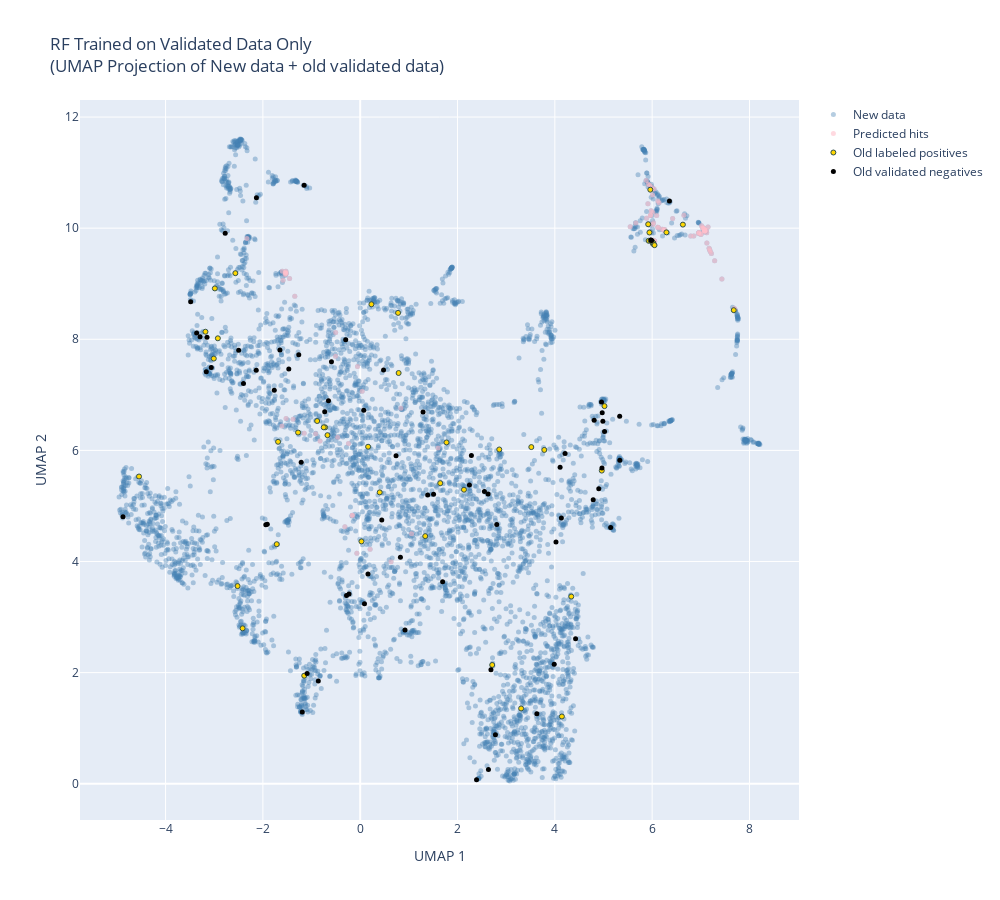

Write notebook code for a chart like this one.
### Code cell
### Separating the different groups into separate dataframes for plotting different colors

# extracting the new data from the combined df
c_new_data = combined_data_2d[~combined_data_2d['Predictions'].isna()] # only the new data has predictions on them

# extracting the new data from the combined df (predicted true)  ### Only get the top 50, >0.778083 proba
c_new_data_positives = combined_data_2d[combined_data_2d['Probabilities'] > 0.718888] 

# extracting the old data from the combined df (positives)
c_old_positives = combined_data_2d[combined_data_2d['Hit']==True]

# extracting the old data from the combined df (validated negatives)
c_old_negatives = combined_data_2d[combined_data_2d['Hit']==False]

# Plot with Plotly
fig = go.Figure()

# Add the dots for all of the new data
fig.add_trace(go.Scatter(
    x=c_new_data[0],
    y=c_new_data[1],
    mode='markers',
    marker=dict(color='steelblue', size=5, opacity=0.4),
    name='New data',
    text=c_new_data.index.values
))

# Add the dots for new data predicted to be positive
fig.add_trace(go.Scatter(
    x=c_new_data_positives[0],
    y=c_new_data_positives[1],
    mode='markers',
    marker=dict(color='pink', size=5, opacity=0.6),
    name='Predicted hits',
    text=c_new_data_positives.index.values
))


# Add the old validated positives
fig.add_trace(go.Scatter(
    x=c_old_positives[0],
    y=c_old_positives[1],
    mode='markers',
    marker=dict(color='gold', size=5, line=dict(width=1,
                                        color='DarkSlateGrey')),
    name='Old labeled positives',
    text=c_old_positives.index.values
))

# Add the old validated negatives negatives
fig.add_trace(go.Scatter(
    x=c_old_negatives[0],
    y=c_old_negatives[1],
    mode='markers',
    marker=dict(color='black', size=5),
    name='Old validated negatives',
    text=c_old_negatives.index.values
))


fig.update_layout(
    title='RF Trained on Validated Data Only<br>(UMAP Projection of New data + old validated data)<br>',
    xaxis_title='UMAP 1',
    yaxis_title='UMAP 2',
    showlegend=True,
    width=1000,
    height=900
)

fig.show()

### Figure 1 — Plotly figure (JSON) as saved in the notebook; plotly's stock layout.template omitted (floating-point values rounded to 4 significant figures; data arrays with more than 128 entries replaced by an {"elided": "..."} marker saying what was removed)
{"data": [{"marker": {"color": "steelblue", "opacity": 0.4, "size": 5}, "mode": "markers", "name": "New data", "text": {"elided": "5041 str values"}, "type": "scatter", "x": {"elided": "5041 float values"}, "y": {"elided": "5041 float values"}}, {"marker": {"color": "pink", "opacity": 0.6, "size": 5}, "mode": "markers", "name": "Predicted hits", "text": ["Caudatin", "Corosolic acid", "Prosapogenin A", "Arenobufagin", "Prednisone acetate", "12-O-Methylcarnosic acid", "β-Boswellic acid", "Imperialine 3-β-D-glucoside", "Microhelenin C", "Mogroside I E1", "Ethyl 2-amino-4-methyl-5-[(3-nitrophenyl)carbamoyl]thiophene-3-carboxylate", "Hydrocortisone Valerate", "O4I2", "Momordin Ic", "20(R)-Ginsenoside Rh2", "Protopanaxatriol", "CaCCinh-A01", "Fluorometholone Acetate", "Hydroxyprogesterone caproate", "Naloxone HCl Dihydrate", "Omaveloxolone", "Ganoderic acid D", "Ginsenoside Rh4", "Ginsenoside Rk3", "Rosmanol", "SJ000291942", "Treprostinil", "ERK5-IN-2", "YK11", "VU0810464", "Alisol A", "14-Deoxy-11,12-didehydroandrographolide", "11-Keto-beta-boswellic acid", "Pachymic acid", "GW-870086", "MID-1", "Beclometasone", "SYP-5", "Ilexgenin A", "Brevilin A", "Methylnaltrexone bromide", "Mogrol", "Cucurbitacin E", "Cucurbitacin I", "CDDO-dhTFEA", "Strophanthidin", "Tormentic acid", "Cimiracemoside C", "Soyasapogenol B", "Testosterone acetate", "Decursinol angelate", "Nimbolide", "Epoxyazadiradione", "3-Acetyl-beta-boswellic acid", "Pseudobufarenogin", "Ergolide", "Mitraphylline", "Gypsogenin", "Vamorolone", "Bigelovin", "Kahweol", "Actein", "3-Epiursolic acid", "Andrograpanin", "Euscaphic acid", "Arnicolide D", "Alisol F 24-acetate", "Astragenol", "Polyporenic acid C", "Eriocalyxin B", "Methylprednisolone succinate", "Ganoderic acid B", "Methyl oleanonate", "Arjunolic acid", "beta-Estradiol 17-hemisuccinate", "Bretazenil", "Dexamethasone palmitate", "Gestonorone Capronate", "Allethrin", "DMU-212", "Nylestriol", "5J-4", "Bufarenogin", "Ch55", "SNX0723", "IMS2186", "Hydrocortisone aceponate", "JB061", "Norethindrone acetate", "Terflavoxate", "Cholesteryl Hemisuccinate", "MicroRNA-21-IN-2", "Rofleponide", "Betamethasone Valerate", "Difluprednate", "Desogestrel", "Diflucortolone valerate", "(S)-(−)-Limonene", "Omaveloxolone (RTA-408)"], "type": "scatter", "x": [6.112, 7.062, 7.685, 5.967, 5.925, -1.344, 7.015, 7.125, -1.52, 7.218, -0.8257, 6.092, -1.607, 7.699, 7.195, 7.001, -0.1589, 6.02, 6.141, -0.06849, 7.089, 6.233, 7.17, 7.182, -1.452, -0.05533, -0.3148, -0.4639, 6.009, -0.1663, 6.95, -1.543, 7.077, 6.854, 6.049, -1.522, 5.885, -1.379, 7.121, -1.53, 5.549, 6.962, 6.256, 6.205, 7.117, 5.978, 7.078, 7.285, 7.048, 6.038, -0.2408, 5.951, 6.132, 7.035, 5.965, -1.601, 0.2031, 7.083, 5.913, -1.54, 5.949, 7.433, 7.061, -1.534, 7.076, -1.526, 6.959, 7.008, 6.793, 5.665, 6.013, 6.259, 7.078, 7.079, 5.878, 0.6336, 6.422, 6.118, -1.586, -0.5042, 5.919, -0.9146, 6.012, 0.8389, 1.056, -0.5068, 6.028, 0.04007, 5.999, 1.6, 6.653, -1.151, 6.027, 6.05, 6.033, 5.983, 6.028, -2.327, 7.149], "y": [10.02, 9.966, 8.558, 10.23, 10.09, 8.774, 10.04, 9.731, 9.183, 9.545, 6.168, 10.23, 6.438, 8.54, 9.578, 9.886, 4.832, 9.784, 10.46, 4.148, 9.962, 9.973, 9.637, 9.611, 9.092, 7.508, 4.623, 6.238, 10.6, 4.829, 9.903, 9.161, 9.979, 9.859, 9.77, 6.572, 10.18, 6.559, 9.917, 9.183, 10.03, 9.921, 9.958, 9.981, 9.963, 10.31, 9.94, 9.415, 10.01, 10.71, 6.125, 9.928, 10.01, 10.01, 10.23, 9.225, 4.221, 9.962, 10.44, 9.196, 10.77, 9.087, 9.995, 9.207, 9.945, 9.222, 9.915, 9.898, 9.86, 10.09, 10.07, 9.978, 9.96, 9.953, 10.86, 3.993, 10.17, 10.49, 9.064, 8.12, 10.8, 6.3, 10.29, 6.759, 4.501, 7.692, 10.1, 7.065, 10.7, 6.043, 10.23, 6.308, 9.773, 9.764, 9.761, 10.74, 9.76, 9.814, 10.02]}, {"marker": {"color": "gold", "line": {"color": "DarkSlateGrey", "width": 1}, "size": 5}, "mode": "markers", "name": "Old labeled positives", "text": ["Mupirocin", "Docetaxel", "Columbianadin", "Perillyl alcohol", "Arecaidine hydrochloride", "Dronedarone", "Cucurbitacin B", "Timosaponin AIII", "Scutellarein", "Combretastatin A4", "Salicylamide", "L-Pyroglutamic acid", "Desonide", "Flumethasone", "Clobetasol propionate", "Nocodazole", "Nitazoxanide", "Piperonyl butoxide", "Budesonide", "Piracetam", "Loteprednol etabonate", "Halcinonide", "Betamethasone", "Fluticasone propionate", "Crystal Violet", "Amprolium Hydrochloride", "Ouabain octahydrate", "Eltrombopag", "Regadenoson", "Naloxone hydrochloride", "Terfenadine", "Nifekalant hydrochloride", "ON-01910", "Molibresib", "2-PMPA", "Lumiracoxib", "Ethionamide", "Indomethacin", "Fluorometholone", "Norgestimate", "Parbendazole", "Tilorone", "MG-132", "(Rac)-Arnebin 1", "Pancuronium dibromide", "Amezinium methylsulfate", "[2-(4-Chlorophenyl)-1,3-thiazol-4-yl]acetic acid", "STF-31"], "type": "scatter", "x": [3.783, 4.965, 0.1623, -2.566, -1.15, 4.338, 6.293, 7.677, 0.2307, 0.7777, -3.009, -3.18, 5.944, 6.021, 6.018, -0.7207, -0.8847, -1.715, 5.919, -2.925, 5.929, 6.012, 6.003, 6.049, -2.52, -2.417, 5.021, 1.774, 0.4009, 0.02576, 2.858, 1.336, 4.145, 1.646, -2.987, -1.277, -4.545, -0.6726, 5.968, 5.962, -0.7497, 2.133, 3.516, 0.7897, 6.632, 2.713, -1.688, 3.307], "y": [6.008, 5.636, 6.065, 9.19, 1.945, 3.369, 9.924, 8.524, 8.63, 8.475, 7.653, 8.136, 9.922, 9.734, 9.718, 6.415, 6.529, 4.311, 10.07, 8.017, 9.773, 9.744, 9.758, 9.694, 3.557, 2.797, 6.797, 6.143, 5.244, 4.361, 6.016, 4.456, 1.21, 5.41, 8.915, 6.321, 5.53, 6.274, 9.777, 10.69, 6.415, 5.292, 6.059, 7.393, 10.06, 2.137, 6.154, 1.355]}, {"marker": {"color": "black", "size": 5}, "mode": "markers", "name": "Old validated negatives", "text": ["L-Tryptophan", "Fenspiride hydrochloride", "Docetaxel trihydrate", "Tilorone dihydrochloride", "Homoveratrumic acid", "Maltitol", "Sulfanilamide", "Pantethine", "Risedronic Acid", "Pralidoxime Chloride", "Auranofin", "Dimetridazole", "Dexamethasone acetate", "Miconazole nitrate", "Doxorubicin hydrochloride", "Cloxacillin sodium monohydrate", "Nifedipine", "Vincristine sulfate", "Enoxacin Sesquihydrate", "Urea", "Ritodrine hydrochloride", "Butoconazole nitrate", "Raloxifene hydrochloride", "Aminophylline", "Darunavir Ethanolate", "Phentolamine mesilate", "Dantrolene sodium salt", "Mometasone furoate", "Oxytetracycline", "Ebselen", "Fenbufen", "Griseofulvin", "Pizotifen", "Atazanavir", "Silodosin", "Ipratropium Bromide", "BI-847325", "PI-103", "Pamapimod", "Delanzomib", "Gamithromycin", "Ulixertinib", "Berbamine", "Refametinib", "Sapropterin dihydrochloride", "Alosetron hydrochloride", "Paromomycin Sulfate", "Avitinib", "Crocin II", "Methyl gallate", "Nuezhenide", "Isorhamnetin 3-O-neohesperidin", "UK-371804", "Dabigatran", "Tasimelteon", "CPI1189", "3,4-Dimethoxycinnamic acid", "D-Arabinose", "Hupehenine", "Furanodienone", "Lumichrome", "(-)-Sparteine sulfate pentahydrate", "U-73122", "Prilocaine", "Isavuconazonium sulfate", "Crotonic acid", "1,1,1,1-Kestohexose", "L-Canavanine sulfate", "Riboflavin", "Disodium monofluorophosphate", "L-Serine"], "type": "scatter", "x": [-2.399, -0.2805, 4.968, 0.8265, -3.061, -2.133, 2.391, 4.21, 2.636, -1.091, 4.108, -3.148, 5.976, -1.91, 4.808, 0.9209, 0.4795, 4.903, 4.024, -3.291, -0.2297, -1.94, 2.553, 1.508, 4.427, 2.687, -0.7295, 5.988, -1.152, -0.5909, -0.2975, -1.213, -4.874, 4.788, 3.987, 0.1598, 2.285, 0.7367, 1.694, 1.292, 5.336, 1.387, 4.134, 3.631, -2.497, 0.443, 5.022, 2.806, 4.987, -3.163, 4.973, 4.959, 2.779, 2.245, -1.766, -1.263, -2.136, -2.775, 6.355, -1.468, -0.6517, 0.08815, 2.628, -1.65, 5.147, -3.361, 5.333, -0.8612, 0.07302, -1.191, -3.484], "y": [7.205, 3.387, 5.685, 4.078, 7.492, 10.55, 0.07106, 5.945, 0.2539, 1.985, 5.695, 8.037, 9.788, 4.67, 6.544, 2.765, 7.445, 5.311, 4.349, 8.045, 3.415, 4.661, 5.26, 5.211, 2.61, 2.052, 6.695, 9.777, 10.77, 7.598, 7.99, 5.788, 4.805, 5.109, 2.151, 3.775, 5.906, 5.904, 3.635, 6.692, 5.82, 5.195, 4.782, 1.259, 7.801, 4.745, 6.342, 4.666, 6.523, 7.417, 6.679, 6.87, 0.8812, 5.376, 7.083, 7.722, 7.442, 9.909, 10.49, 7.464, 6.894, 3.241, 5.216, 7.806, 4.611, 8.113, 6.613, 1.847, 6.722, 1.289, 8.677]}], "layout": {"height": 900, "showlegend": true, "title": {"text": "RF Trained on Validated Data Only<br>(UMAP Projection of New data + old validated data)<br>"}, "width": 1000, "xaxis": {"title": {"text": "UMAP 1"}}, "yaxis": {"title": {"text": "UMAP 2"}}}}
